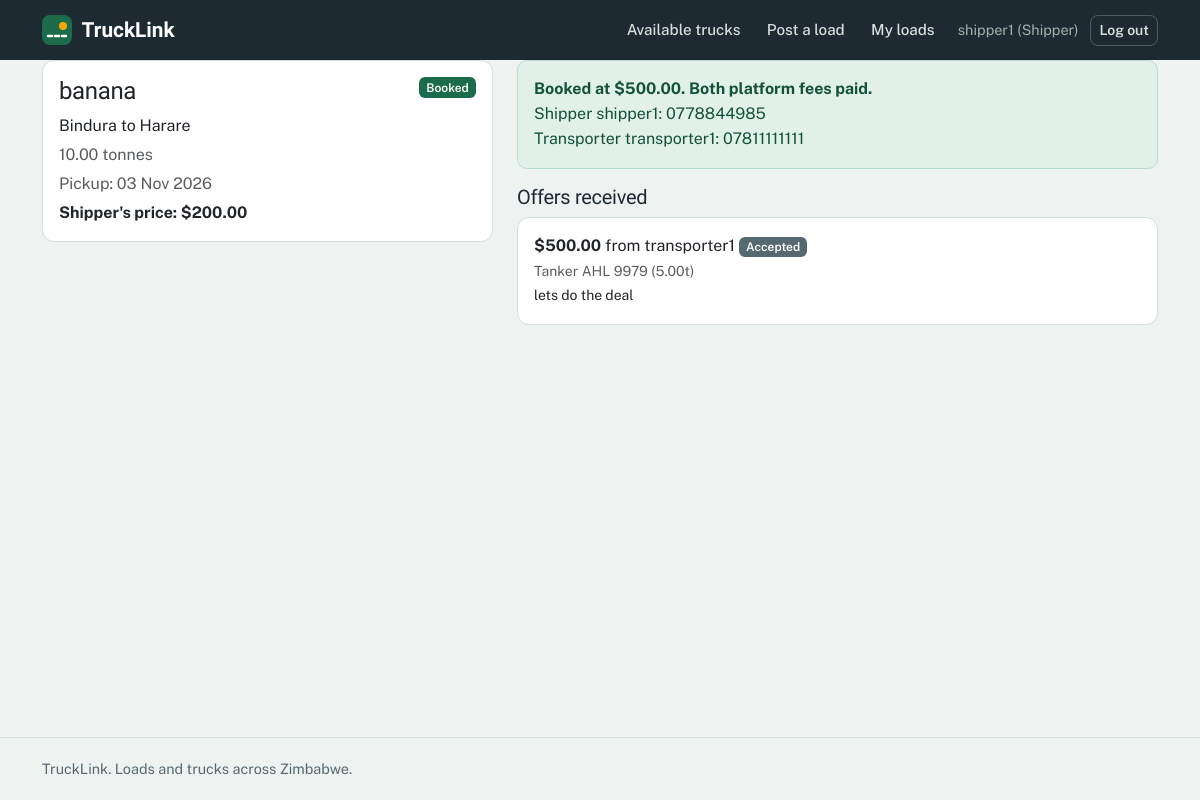
Page /loads/6/ (signed in) on the committed database.
### accounts/models.py (models this page shows, shortened)
class Profile(models.Model):
    ROLE_CHOICES = [
        ('shipper', 'Shipper (I have loads)'),
        ('transporter', 'Transporter (I have trucks)'),
    ]
    user = models.OneToOneField(settings.AUTH_USER_MODEL, on_delete=models.CASCADE)
    role = models.CharField(max_length=20, choices=ROLE_CHOICES)
    phone = models.CharField(max_length=20, blank=True)

### loads/models.py (models this page shows, shortened)
class Load(models.Model):
    STATUS_CHOICES = [
        ('open', 'Open'),
        ('booked', 'Booked'),
        ('delivered', 'Delivered'),
    ]
    shipper = models.ForeignKey(settings.AUTH_USER_MODEL, on_delete=models.CASCADE,
                                related_name='loads', null=True, blank=True)
    title = models.CharField(max_length=100)
    pickup = models.CharField(max_length=100)
    destination = models.CharField(max_length=100)
    weight_tonnes = models.DecimalField(max_digits=6, decimal_places=2)
    offered_price = models.DecimalField(max_digits=10, decimal_places=2)
    pickup_date = models.DateField(null=True, blank=True)
    status = models.CharField(max_length=20, choices=STATUS_CHOICES, default='open')
    created_at = models.DateTimeField(auto_now_add=True)

class Offer(models.Model):
    STATUS_CHOICES = [
        ('pending', 'Pending'),
        ('accepted', 'Accepted'),
        ('declined', 'Declined'),
    ]
    load = models.ForeignKey(Load, on_delete=models.CASCADE, related_name='offers')
    transporter = models.ForeignKey(settings.AUTH_USER_MODEL, on_delete=models.CASCADE,
                                    related_name='offers')
    truck = models.ForeignKey('trucks.Truck', on_delete=models.SET_NULL,
                              null=True, blank=True)
    price = models.DecimalField(max_digits=10, decimal_places=2)
    message = models.CharField(max_length=200, blank=True)
    status = models.CharField(max_length=20, choices=STATUS_CHOICES, default='pending')
    created_at = models.DateTimeField(auto_now_add=True)
    @property
    def shipper_paid(self):
        return self.payments.filter(status='paid', payer_role='shipper').exists()
    @property
    def transporter_paid(self):
        return self.payments.filter(status='paid', payer_role='transporter').exists()
    @property
    def fee_paid(self):
        return self.shipper_paid and self.transporter_paid

### trucks/models.py (models this page shows)
class Truck(models.Model):
    TYPE_CHOICES = [
        ('flatbed', 'Flatbed'),
        ('tipper', 'Tipper'),
        ('tanker', 'Tanker'),
        ('refrigerated', 'Refrigerated'),
        ('box', 'Closed box / lorry'),
        ('lowbed', 'Lowbed'),
    ]
    owner = models.ForeignKey(settings.AUTH_USER_MODEL, on_delete=models.CASCADE,
                              related_name='trucks')
    truck_type = models.CharField(max_length=20, choices=TYPE_CHOICES)
    capacity_tonnes = models.DecimalField(max_digits=6, decimal_places=2)
    registration_number = models.CharField(max_length=20)
    current_location = models.CharField(max_length=100)
    heading_to = models.CharField(max_length=100, blank=True)
    available_from = models.DateField(null=True, blank=True)
    is_available = models.BooleanField(default=True)
    created_at = models.DateTimeField(auto_now_add=True)
    def __str__(self):
        return f"{self.get_truck_type_display()} {self.registration_number} ({self.capacity_tonnes}t)"

### loads/views.py (the view, shortened to what this page needs)
# urls.py: path('<int:pk>/', views.load_detail, name='load_detail'),
@login_required
def load_detail(request, pk):
    load = get_object_or_404(Load, pk=pk)
    is_owner = load.shipper_id == request.user.id
    form = None
    offers = load.offers.select_related('transporter', 'truck').order_by('-created_at') if is_owner else []
    accepted_offer = load.offers.filter(status='accepted').select_related('transporter').first()
    my_role = None
    if accepted_offer:
        if is_owner:
            my_role = 'shipper'
        elif accepted_offer.transporter_id == request.user.id:
            my_role = 'transporter'
    is_party = my_role is not None
    fee_paid = bool(accepted_offer) and accepted_offer.fee_paid
    can_see_contacts = is_party and fee_paid
    my_paid = False
    my_fee = None
    pending_payment = None
    payment_form = None
    return render(request, 'loads/load_detail.html', {
        'load': load,
        'form': form,
        'is_owner': is_owner,
        'offers': offers,
        'accepted_offer': accepted_offer,
        'is_party': is_party,
        'can_see_contacts': can_see_contacts,
        'my_paid': my_paid,
        'my_fee': my_fee,
        'pending_payment': pending_payment,
        'payment_form': payment_form,
    })

### loads/views.py (called while the page is built)
def _role(user):
    profile = getattr(user, 'profile', None)
    return profile.role if profile else None

### loads/templates/loads/load_detail.html (shortened to what this page needs)
{% extends 'base.html' %}
{% block content %}
<div class="row g-4">
  <div class="col-12 col-lg-5">
    <div class="card shadow-sm">
      <div class="card-body">
        <div class="d-flex justify-content-between align-items-start">
          <h2 class="h4">{{ load.title }}</h2>
          <span class="badge bg-success">{{ load.get_status_display }}</span>
        </div>
        <p class="mb-1">{{ load.pickup }} to {{ load.destination }}</p>
        <p class="mb-1 text-muted">{{ load.weight_tonnes }} tonnes</p>
        <p class="mb-1 text-muted">Pickup: {{ load.pickup_date|date:"d M Y"|default:"Not set" }}</p>
        <p class="fw-bold mb-0">Shipper's price: ${{ load.offered_price }}</p>
      </div>
    </div>
  </div>
  <div class="col-12 col-lg-7">
    {% if accepted_offer %}
      {% if can_see_contacts %}
      <div class="alert alert-success">
        <strong>Booked at ${{ accepted_offer.price }}. Both platform fees paid.</strong><br>
        Shipper {{ load.shipper.username }}: {{ load.shipper.profile.phone|default:"no phone given" }}<br>
        Transporter {{ accepted_offer.transporter.username }}: {{ accepted_offer.transporter.profile.phone|default:"no phone given" }}
      </div>
      {% endif %}
    {% endif %}
    {% if is_owner %}
    <h3 class="h5">Offers received</h3>
    {% for offer in offers %}
    <div class="card mb-2">
      <div class="card-body d-flex justify-content-between align-items-center flex-wrap gap-2">
        <div>
          <strong>${{ offer.price }}</strong> from {{ offer.transporter.username }}
          <span class="badge bg-secondary">{{ offer.get_status_display }}</span><br>
          {% if offer.truck %}<span class="small text-muted">{{ offer.truck }}</span><br>{% endif %}
          {% if offer.message %}<span class="small">{{ offer.message }}</span>{% endif %}
        </div>
      </div>
    </div>
    {% empty %}
    <p>No offers yet.</p>
    {% endfor %}
    {% endif %}
  </div>
</div>
{% endblock %}

### accounts/templates/base.html (shortened to what this page needs)
<!DOCTYPE html>
<html lang="en">
<head>
  <link href="https://cdn.jsdelivr.net/npm/bootstrap@5.3.3/dist/css/bootstrap.min.css" rel="stylesheet">
</head>
<body>
  <header class="topbar">
    <div class="container topbar-inner">
      <a href="{% url 'home' %}" class="brand">
        <svg width="30" height="30" viewBox="0 0 30 30" aria-hidden="true"><rect width="30" height="30" rx="8" fill="#1C6B4A"/><path d="M6 21 L24 21" stroke="#fff" stroke-width="2.5" stroke-dasharray="4 3" stroke-linecap="round"/><circle cx="21" cy="11" r="4" fill="#F5A800"/></svg>
        <span>TruckLink</span>
      </a>
      <nav class="navlinks" aria-label="Main">
        {% if user.is_authenticated %}
          {% if user.profile.role == 'shipper' %}
            <a class="navlink" href="{% url 'truck_list' %}">Available trucks</a>
            <a class="navlink" href="{% url 'post_load' %}">Post a load</a>
            <a class="navlink" href="{% url 'my_loads' %}">My loads</a>
          {% elif user.profile.role == 'transporter' %}
            <a class="navlink" href="{% url 'load_list' %}">Available loads</a>
            <a class="navlink" href="{% url 'my_offers' %}">My offers</a>
            <a class="navlink" href="{% url 'add_truck' %}">Register a truck</a>
          {% else %}
            <a class="navlink" href="{% url 'load_list' %}">Loads</a>
            <a class="navlink" href="{% url 'truck_list' %}">Trucks</a>
          {% endif %}
          <span class="userchip">{{ user.username }}{% if user.profile %} ({{ user.profile.role|title }}){% endif %}</span>
          <form method="post" action="{% url 'logout' %}" class="d-inline">
            <button type="submit" class="btn btn-sm btn-nav">Log out</button>
          </form>
        {% else %}
          <a class="navlink" href="{% url 'login' %}">Log in</a>
          <a class="btn btn-sm btn-warning" href="{% url 'register' %}">Register</a>
        {% endif %}
      </nav>
    </div>
  </header>
  <main id="main">
    <div class="container">
      {% block content %}{% endblock %}
    </div>
  </main>
  <footer class="footer">
    <div class="container">TruckLink. Loads and trucks across Zimbabwe.</div>
  </footer>
</body>
</html>

### accounts/templates/base.html (style rules this page uses)
:root { --asphalt:#1E2A32; --mist:#EEF2F1; --paper:#FFFFFF; --msasa:#1C6B4A; --msasa-dark:#14513A; --msasa-tint:#E1F0E9; --amber:#F5A800; --amber-tint:#FFF1CC; --brake:#C93A2B; --brake-tint:#FBE5E1; --line:#D5DDDA; --muted:#566870; --bs-primary-rgb:28,107,74; --bs-success-rgb:28,107,74; --bs-warning-rgb:245,168,0; --bs-danger-rgb:201,58,43; --bs-secondary-rgb:86,104,112; }
body { font-family:'Public Sans',system-ui,-apple-system,'Segoe UI',sans-serif; background:var(--mist); color:var(--asphalt); line-height:1.55; min-height:100vh; display:flex; flex-direction:column; }
main { flex:1; }
h1,h2,h3,h4,.display-font { font-family:'Bricolage Grotesque','Public Sans',sans-serif; font-weight:700; letter-spacing:-.015em; line-height:1.1; }
a { color:var(--msasa); }
.topbar { background:var(--asphalt); color:#fff; }
.topbar-inner { display:flex; align-items:center; justify-content:space-between; gap:1rem; padding-top:.75rem; padding-bottom:.75rem; }
.brand { display:flex; align-items:center; gap:.6rem; color:#fff; text-decoration:none; font-family:'Bricolage Grotesque',sans-serif; font-weight:700; font-size:1.3rem; }
.navlinks { display:flex; align-items:center; gap:.25rem; flex-wrap:wrap; justify-content:flex-end; }
.navlink { color:#D7E0DD; text-decoration:none; padding:.4rem .7rem; border-radius:8px; font-weight:500; font-size:.95rem; }
.userchip { color:#9FB2AC; font-size:.9rem; padding:0 .5rem; }
.btn { border-radius:8px; font-weight:600; }
.btn-nav { --bs-btn-color:#D7E0DD; --bs-btn-border-color:#4B5C66; --bs-btn-hover-color:#fff; --bs-btn-hover-bg:rgba(255,255,255,.1); --bs-btn-hover-border-color:#9FB2AC; --bs-btn-active-color:#fff; --bs-btn-active-bg:rgba(255,255,255,.15); }
.card { border:1px solid var(--line); border-radius:12px; background:var(--paper); box-shadow:none; }
.shadow-sm { box-shadow:none !important; }
.badge { border-radius:6px; font-weight:600; padding:.35em .6em; }
.alert { border-radius:10px; border-width:1px; }
.alert-success { --bs-alert-bg:#E1F0E9; --bs-alert-border-color:#B9DCCD; --bs-alert-color:#14513A; }
.footer { border-top:1px solid var(--line); color:var(--muted); padding:1.25rem 0; margin-top:2rem; font-size:.9rem; }

### rows in the picture
Load: title "banana", status "Booked", pickup "Bindura", destination "Harare", weight_tonnes "10.00", pickup_date "03 Nov 2026", offered_price "200.00", shipper.username "shipper1", shipper.profile.phone "0778844985"
Offer: price "500.00", transporter.username "transporter1", transporter.profile.phone "07811111111", status "Accepted", truck "Tanker AHL 9979 (5.00t)", message "lets do the deal"

### other values in the picture
{{ user.username }} "shipper1"
{{ user.profile.role|title }} "Shipper"
